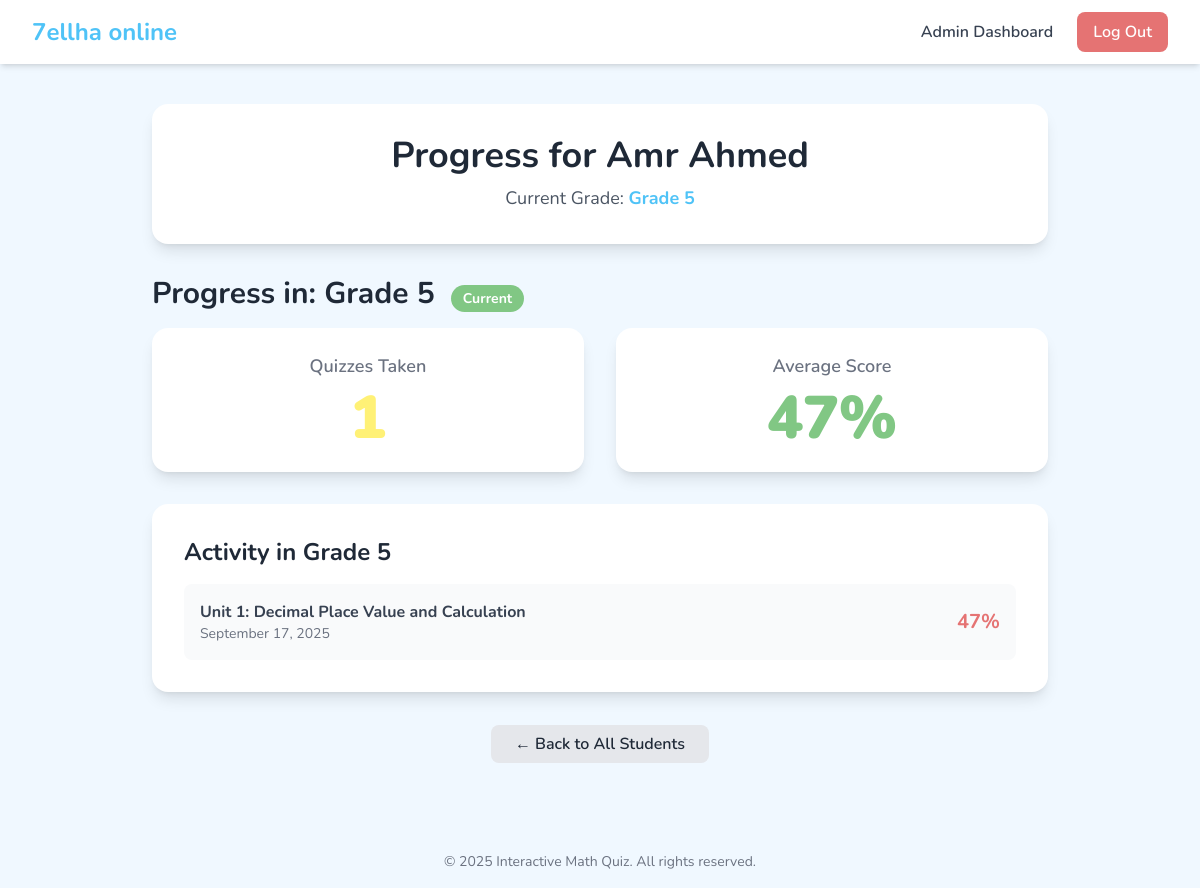
The page /management/students/16/progress/ (signed in) on the database its author committed.
### apps/users/models.py (models this page shows, shortened)
class User(AbstractUser):
    class UserType(models.TextChoices):
        STUDENT = 'STUDENT', _('Student')
        ADMIN = 'ADMIN', _('Admin')
    user_type = models.CharField(
        _('User Type'),
        max_length=10,
        choices=UserType.choices,
        default=UserType.STUDENT
    )
    grade = models.ForeignKey(
        'academics.Grade',
        on_delete=models.SET_NULL,
        null=True,
        blank=True, # Admins won't have a grade, so this can be blank.
        related_name='students',
        verbose_name=_('Grade')
    )
    class Meta:
        verbose_name = _('User')
        verbose_name_plural = _('Users')

### apps/academics/models.py (models this page shows, shortened)
class Grade(models.Model):
    name = models.CharField(
        _('Grade Name'),
        max_length=100,
        unique=True,
        help_text=_("e.g., Grade 1, Grade 2")
    )
    description = models.TextField(
        _('Description'),
        blank=True,
        null=True,
        help_text=_("A brief description of the grade level.")
    )
    class Meta:
        verbose_name = _('Grade')
        verbose_name_plural = _('Grades')
        ordering = ['name'] # Ensures grades are ordered consistently.

class Unit(models.Model):
    grade = models.ForeignKey(Grade, on_delete=models.CASCADE, related_name='units')
    title = models.CharField(_('Title'), max_length=200)
    description = models.TextField(_('Description'), blank=True, null=True)
    unit_number = models.PositiveIntegerField(_('Unit Number'), default=1)
    duration_minutes = models.PositiveIntegerField(
        _('Quiz Duration (minutes)'),
        default=10,
        help_text="Set the time limit for this unit's quiz in minutes."
    )
    is_published = models.BooleanField(
    default=False,
    help_text="Check this box to make the unit visible to students.")
    class Meta:
        verbose_name = _('Unit')
        verbose_name_plural = _('Units')
        ordering = ['grade', 'unit_number']

### apps/quizzes/models.py (models this page shows, shortened)
class QuizResult(models.Model):
    student = models.ForeignKey(settings.AUTH_USER_MODEL, on_delete=models.CASCADE)
    unit = models.ForeignKey(Unit, on_delete=models.CASCADE)
    score = models.FloatField(null=True, blank=True)
    start_time = models.DateTimeField(auto_now_add=True)
    completed_at = models.DateTimeField(null=True, blank=True)
    time_taken_seconds = models.PositiveIntegerField(null=True, blank=True)

### apps/dashboard/views.py (the view)
# urls.py: path('students/<int:pk>/progress/', student_progress_detail_view, name='student_progress_detail'),
@user_passes_test(is_admin)
def student_progress_detail_view(request, pk):
    student = get_object_or_404(User, pk=pk, user_type='STUDENT')
    results = QuizResult.objects.filter(student=student).select_related('unit__grade').order_by('-completed_at')
    progress_by_grade = defaultdict(lambda: {'results': [], 'total_quizzes': 0, 'total_score': 0})
    for result in results:
        grade = result.unit.grade
        progress_by_grade[grade]['results'].append(result)
        progress_by_grade[grade]['total_quizzes'] += 1
        progress_by_grade[grade]['total_score'] += result.score
    for grade, data in progress_by_grade.items():
        if data['total_quizzes'] > 0:
            data['average_score'] = data['total_score'] / data['total_quizzes']
        else:
            data['average_score'] = 0
    context = {
        'student': student,
        'progress_by_grade': dict(progress_by_grade),
    }
    return render(request, 'dashboard/student_progress_detail.html', context)

### apps/dashboard/views.py (called while the page is built)
def is_admin(user):
    return user.is_authenticated and user.user_type == 'ADMIN'

### apps/core/templates/dashboard/student_progress_detail.html (shortened to what this page needs)
{% extends "base.html" %}
{% block content %}
<div class="max-w-4xl mx-auto">
    <div class="bg-white rounded-2xl shadow-lg p-8 mb-8 text-center">
        <h1 class="text-4xl font-bold text-gray-800">Progress for {{ student.get_full_name|default:student.username }}</h1>
        <p class="text-lg text-gray-600 mt-2">
            Current Grade: <span class="font-bold text-brand-light-blue">{{ student.grade.name }}</span>
        </p>
    </div>
    {% for grade, data in progress_by_grade.items %}
    <div class="mb-10">
        <h2 class="text-3xl font-bold text-gray-800 mb-4">
            Progress in: {{ grade.name }}
            {% if grade == student.grade %}<span class="text-sm bg-brand-green text-white rounded-full px-3 py-1 ml-2">Current</span>{% endif %}
        </h2>
        <div class="grid md:grid-cols-2 gap-8 mb-8">
            <div class="bg-white rounded-2xl shadow-lg p-6 text-center">
                <p class="text-lg font-semibold text-gray-500">Quizzes Taken</p>
                <p class="text-6xl font-black text-brand-yellow mt-2">{{ data.total_quizzes }}</p>
            </div>
            <div class="bg-white rounded-2xl shadow-lg p-6 text-center">
                <p class="text-lg font-semibold text-gray-500">Average Score</p>
                <p class="text-6xl font-black text-brand-green mt-2">{{ data.average_score|floatformat:0 }}%</p>
            </div>
        </div>
        <div class="bg-white rounded-2xl shadow-lg p-8">
            <h3 class="text-2xl font-bold text-gray-800 mb-4">Activity in {{ grade.name }}</h3>
            <div class="space-y-4">
                {% for result in data.results|slice:":5" %}
                <a href="{% url 'dashboard:quiz_attempt_detail' pk=result.pk %}" class="block bg-gray-50 p-4 rounded-lg hover:bg-gray-100 transition">
                    <div class="flex items-center justify-between">
                        <div>
                            <p class="font-bold text-gray-700">{{ result.unit.title }}</p>
                            <p class="text-sm text-gray-500">{{ result.completed_at|date:"F j, Y" }}</p>
                        </div>
                        <div>
                            <span class="font-bold text-xl
                                {% if result.score >= 80 %}text-brand-green{% elif result.score >= 50 %}text-brand-light-blue{% else %}text-brand-red{% endif %}">
                                {{ result.score|floatformat:0 }}%
                            </span>
                        </div>
                    </div>
                </a>
                {% empty %}
                <p class="text-gray-500 text-center py-4">This student hasn't completed any quizzes in this grade.</p>
                {% endfor %}
            </div>
        </div>
    </div>
    {% empty %}
    <div class="bg-white rounded-2xl shadow-lg p-8 text-center">
        <p class="text-gray-500 text-center py-4">This student has no quiz history.</p>
    </div>
    {% endfor %}
    <div class="mt-8 text-center">
        <a href="{% url 'dashboard:user_list' %}" class="px-6 py-2 bg-gray-200 text-gray-800 font-semibold rounded-lg hover:bg-gray-300 transition duration-300">
            &larr; Back to All Students
        </a>
    </div>
</div>
{% endblock %}

### apps/core/templates/base.html (style rules this page uses)
body { font-family: 'Nunito', sans-serif; background-color: #f0f8ff; }
.text-brand-light-blue { color: #4fc3f7; }
.text-brand-yellow { color: #fff176; }
.bg-brand-green { background-color: #81c784; }
.text-brand-green { color: #81c784; }
.text-brand-red { color: #e57373; }

### rows shown on the page
User: get_full_name "Amr Ahmed", grade.name "Grade 5"
Grade: name "Grade 5", shows "Current", total_quizzes "1", average_score "47"
QuizResult: unit "Unit 1: Decimal Place Value and Calculation", completed_at "September 17, 2025", score "47"
